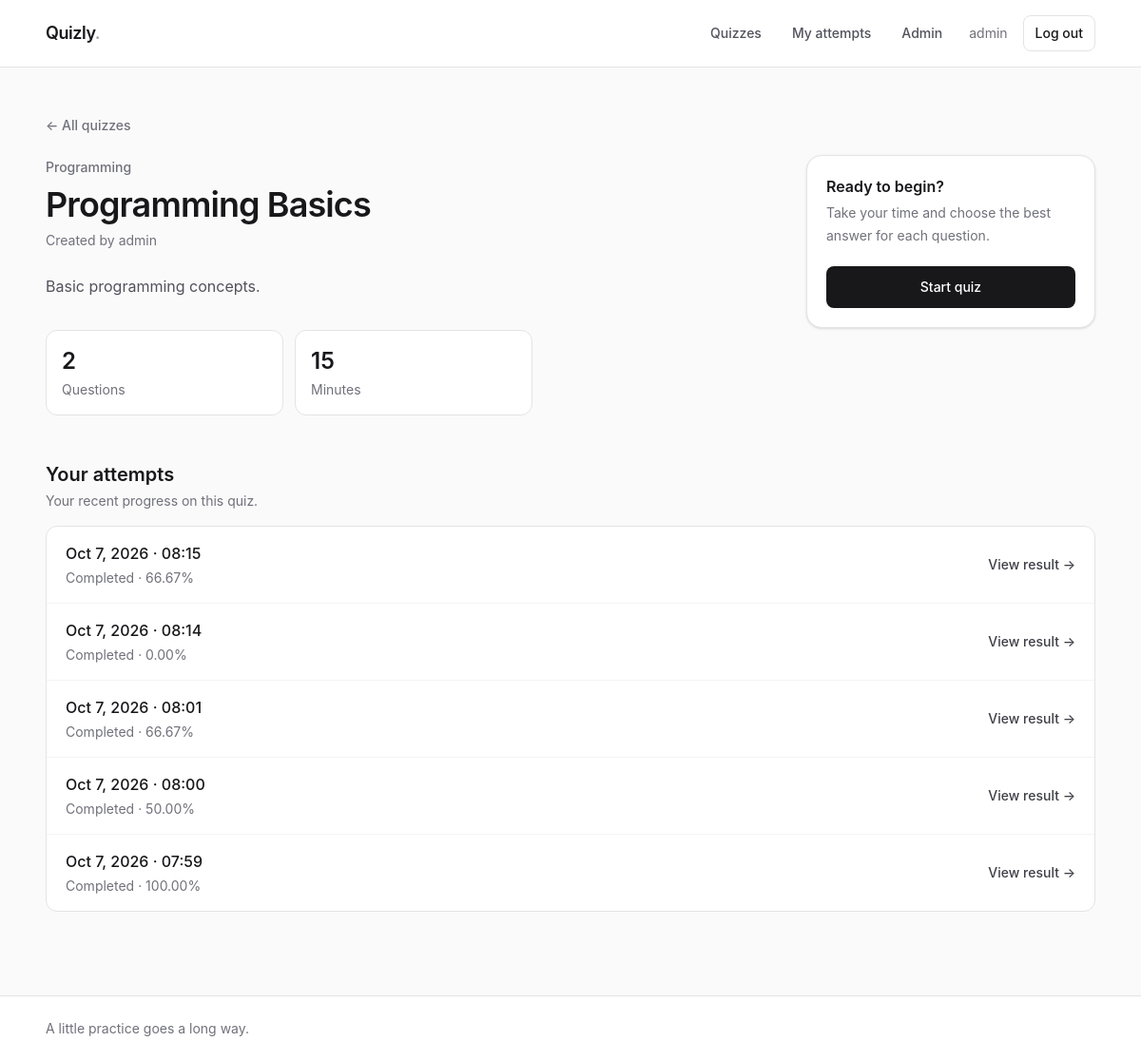
/quiz/programming-basics/ (signed in), run on the app's committed database.
### quizzes/models.py (models this page shows, shortened)
class Quiz(models.Model):
    class Status(models.TextChoices):
        DRAFT = "draft", "Draft"
        PUBLISHED = "published", "Published"
    category = models.ForeignKey(Category, on_delete=models.PROTECT, related_name="quizzes")
    author = models.ForeignKey(settings.AUTH_USER_MODEL, on_delete=models.PROTECT, related_name="quizzes")
    title = models.CharField(max_length=255)
    slug = models.SlugField(max_length=255, unique=True)
    description = models.TextField(null=True, blank=True)
    status = models.CharField(max_length=20, choices=Status.choices, default=Status.DRAFT, db_index=True)
    time_limit = models.PositiveIntegerField(null=True, blank=True)
    created_at = models.DateTimeField(auto_now_add=True)
    updated_at = models.DateTimeField(auto_now=True)

class Category(models.Model):
    name = models.CharField(max_length=255, unique=True)
    slug = models.SlugField(max_length=255, unique=True)
    description = models.TextField(null=True, blank=True)
    created_at = models.DateTimeField(auto_now_add=True)
    updated_at = models.DateTimeField(auto_now=True)

class QuizAttempt(models.Model):
    class Status(models.TextChoices):
        IN_PROGRESS = "in_progress", "In progress"
        COMPLETED = "completed", "Completed"
        ABANDONED = "abandoned", "Abandoned"
    quiz = models.ForeignKey(Quiz, on_delete=models.PROTECT, related_name="attempts")
    user = models.ForeignKey(settings.AUTH_USER_MODEL, on_delete=models.PROTECT, related_name="quiz_attempts")
    status = models.CharField(max_length=20, choices=Status.choices, default=Status.IN_PROGRESS, db_index=True)
    total_questions = models.PositiveIntegerField(default=0)
    correct_answers = models.PositiveIntegerField(default=0)
    wrong_answers = models.PositiveIntegerField(default=0)
    total_points = models.PositiveIntegerField(default=0)
    earned_points = models.PositiveIntegerField(default=0)
    score = models.DecimalField(max_digits=5, decimal_places=2, default=0.00)
    started_at = models.DateTimeField()
    completed_at = models.DateTimeField(null=True, blank=True)
    created_at = models.DateTimeField(auto_now_add=True)
    updated_at = models.DateTimeField(auto_now=True)

### quizzes/views.py (the view)
# urls.py: path("quiz/<slug:slug>/", views.quiz_detail, name="quiz_detail"),
def quiz_detail(request, slug):
    quiz = get_object_or_404(
        Quiz.objects.select_related("category", "author"),
        slug=slug,
        status=Quiz.Status.PUBLISHED,
    )
    attempts = []
    in_progress = None
    if request.user.is_authenticated:
        attempts = quiz.attempts.filter(user=request.user).order_by("-started_at")
        in_progress = attempts.filter(status=QuizAttempt.Status.IN_PROGRESS).first()
    return render(
        request,
        "quizzes/quiz_detail.html",
        {
            "quiz": quiz,
            "questions_count": quiz.questions.count(),
            "attempts": attempts,
            "in_progress": in_progress,
        },
    )

### quizzes/templates/quizzes/quiz_detail.html (shortened to what this page needs)
{% extends "base.html" %}
{% block content %}
<a href="{% url 'quiz_list' %}" class="text-sm font-medium text-zinc-500 hover:text-zinc-900">← All quizzes</a>
<div class="mt-5 grid gap-8 lg:grid-cols-[minmax(0,1fr)_19rem]">
    <section>
        <a href="{% url 'quiz_list' %}?category={{ quiz.category.slug }}" class="text-sm font-medium text-zinc-500 hover:text-zinc-900">{{ quiz.category.name }}</a>
        <h1 class="mt-2 text-3xl font-semibold tracking-tight sm:text-4xl">{{ quiz.title }}</h1>
        <p class="mt-2 text-sm text-zinc-500">Created by {{ quiz.author }}</p>
        {% if quiz.description %}
            <div class="mt-6 max-w-2xl leading-7 text-zinc-600">{{ quiz.description|linebreaksbr }}</div>
        {% endif %}
        <div class="mt-8 grid max-w-lg grid-cols-2 gap-3">
            <div class="rounded-xl border border-zinc-200 bg-white p-4">
                <p class="text-2xl font-semibold">{{ questions_count }}</p>
                <p class="mt-1 text-sm text-zinc-500">Questions</p>
            </div>
            <div class="rounded-xl border border-zinc-200 bg-white p-4">
                <p class="text-2xl font-semibold">
                    {% if quiz.time_limit %}{{ quiz.time_limit }}{% else %}—{% endif %}
                </p>
                <p class="mt-1 text-sm text-zinc-500">
                    {% if quiz.time_limit %}Minutes{% else %}No time limit{% endif %}
                </p>
            </div>
        </div>
    </section>
    <aside class="h-fit rounded-2xl border border-zinc-200 bg-white p-5 shadow-sm">
        <h2 class="font-semibold">Ready to begin?</h2>
        <p class="mt-1 text-sm leading-6 text-zinc-500">Take your time and choose the best answer for each question.</p>
        {% if user.is_authenticated %}
            <form class="mt-5" method="post" action="{% url 'quiz_start' quiz.slug %}">
                <button class="w-full rounded-lg bg-zinc-900 px-4 py-3 text-sm font-medium text-white hover:bg-zinc-700">
                    {% if in_progress %}Continue quiz{% else %}Start quiz{% endif %}
                </button>
            </form>
        {% else %}
            <a class="mt-5 block rounded-lg bg-zinc-900 px-4 py-3 text-center text-sm font-medium text-white hover:bg-zinc-700" href="{% url 'login' %}?next={{ request.path }}">Log in to take this quiz</a>
        {% endif %}
    </aside>
</div>
{% if user.is_authenticated %}
<section class="mt-12">
    <div class="mb-4 flex items-end justify-between">
        <div>
            <h2 class="text-xl font-semibold">Your attempts</h2>
            <p class="mt-1 text-sm text-zinc-500">Your recent progress on this quiz.</p>
        </div>
    </div>
    {% if attempts %}
        <div class="overflow-hidden rounded-xl border border-zinc-200 bg-white">
            <div class="divide-y divide-zinc-100">
                {% for attempt in attempts %}
                    <div class="flex flex-wrap items-center justify-between gap-3 px-4 py-4 sm:px-5">
                        <div>
                            <p class="font-medium">{{ attempt.started_at|date:"M j, Y · H:i" }}</p>
                            <p class="mt-1 text-sm text-zinc-500">
                                {{ attempt.get_status_display }}
                                {% if attempt.status == "completed" %} · {{ attempt.score }}%{% endif %}
                            </p>
                        </div>
                        {% if attempt.status == "completed" %}
                            <a class="text-sm font-medium text-zinc-700 hover:text-zinc-950" href="{% url 'attempt_result' attempt.pk %}">View result →</a>
                        {% elif attempt.status == "in_progress" %}
                            <a class="text-sm font-medium text-zinc-700 hover:text-zinc-950" href="{% url 'attempt_take' attempt.pk %}">Continue →</a>
                        {% endif %}
                    </div>
                {% endfor %}
            </div>
        </div>
    {% else %}
        <p class="rounded-xl border border-zinc-200 bg-white p-5 text-sm text-zinc-500">
            No attempts yet. Your progress will show up here.
        </p>
    {% endif %}
</section>
{% endif %}
{% endblock %}

### quizzes/templates/base.html (shortened to what this page needs)
<!doctype html>
<html lang="en">
<head>
    <script src="https://cdn.jsdelivr.net/npm/@tailwindcss/browser@4"></script>
</head>
<body class="min-h-screen bg-zinc-50 text-zinc-900 antialiased">
    <header class="border-b border-zinc-200 bg-white">
        <nav class="mx-auto flex max-w-6xl items-center justify-between gap-4 px-4 py-4 sm:px-6">
            <a href="{% url 'quiz_list' %}" class="text-lg font-semibold tracking-tight">Quizly<span class="text-zinc-400">.</span></a>
            <div class="flex items-center gap-1 sm:gap-2">
                <a href="{% url 'quiz_list' %}" class="rounded-lg px-3 py-2 text-sm font-medium text-zinc-600 hover:bg-zinc-100 hover:text-zinc-950">Quizzes</a>
                {% if user.is_authenticated %}
                    <a href="{% url 'my_attempts' %}" class="rounded-lg px-3 py-2 text-sm font-medium text-zinc-600 hover:bg-zinc-100 hover:text-zinc-950">My attempts</a>
                    {% if user.is_staff %}
                        <a href="{% url 'admin:index' %}" class="hidden rounded-lg px-3 py-2 text-sm font-medium text-zinc-600 hover:bg-zinc-100 hover:text-zinc-950 sm:inline-block">Admin</a>
                    {% endif %}
                    <span class="hidden px-2 text-sm text-zinc-500 sm:inline">{{ user.get_username }}</span>
                    <form method="post" action="{% url 'logout' %}">
                        <button class="rounded-lg border border-zinc-200 px-3 py-2 text-sm font-medium hover:bg-zinc-50">
                            Log out
                        </button>
                    </form>
                {% else %}
                    <a href="{% url 'login' %}" class="rounded-lg px-3 py-2 text-sm font-medium text-zinc-600 hover:bg-zinc-100">Log in</a>
                    <a href="{% url 'register' %}" class="rounded-lg bg-zinc-900 px-3 py-2 text-sm font-medium text-white hover:bg-zinc-700">Sign up</a>
                {% endif %}
            </div>
        </nav>
    </header>
    <main class="mx-auto max-w-6xl px-4 py-10 sm:px-6 sm:py-12">
        {% block content %}{% endblock %}
    </main>
    <footer class="mt-10 border-t border-zinc-200 bg-white">
        <div class="mx-auto max-w-6xl px-4 py-6 text-sm text-zinc-500 sm:px-6">A little practice goes a long way.</div>
    </footer>
</body>
</html>

### quizzes/templates/base.html (style rules this page uses)
body { font-family: Inter, ui-sans-serif, system-ui, -apple-system, BlinkMacSystemFont, "Segoe UI", sans-serif; }

### data on the page
Quiz: category.name "Programming", title "Programming Basics", author "admin", description "Basic programming concepts.", time_limit "15"
QuizAttempt: started_at "Oct 7, 2026 · 08:15", status "Completed", score "66.67", shows "View result →"
QuizAttempt: started_at "Oct 7, 2026 · 08:14", status "Completed", score "0.00", shows "View result →"
QuizAttempt: started_at "Oct 7, 2026 · 08:01", status "Completed", score "66.67", shows "View result →"
QuizAttempt: started_at "Oct 7, 2026 · 08:00", status "Completed", score "50.00", shows "View result →"
QuizAttempt: started_at "Oct 7, 2026 · 07:59", status "Completed", score "100.00", shows "View result →"

### other printed values
{{ user.get_username }} "admin"
{{ questions_count }} "2"
